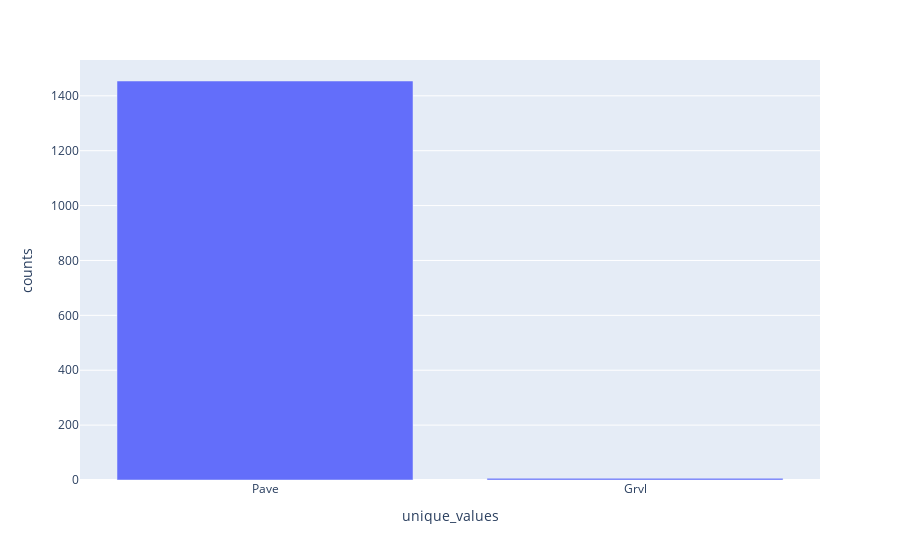

The notebook cell this image was saved under:
### Markdown cell above
### Street

The **Street** feature describes the type of access road. Here, a distinction is made between a paved and unpaved road. As can be seen in the following plot, almost all access roads are paved.

### Code cell
df_street_barPlot = df_raw_infra['Street'].value_counts().rename_axis('unique_values').reset_index(name='counts')
fig = px.bar(df_street_barPlot,'unique_values','counts')
fig.show()

### Figure 1 — Plotly figure (JSON) as saved in the notebook; plotly's stock layout.template omitted (floating-point values rounded to 4 significant figures)
{"data": [{"alignmentgroup": "True", "hovertemplate": "unique_values=%{x}<br>counts=%{y}<extra></extra>", "legendgroup": "", "marker": {"color": "#636efa", "pattern": {"shape": ""}}, "name": "", "offsetgroup": "", "orientation": "v", "showlegend": false, "textposition": "auto", "type": "bar", "x": ["Pave", "Grvl"], "xaxis": "x", "y": [1454, 6], "yaxis": "y"}], "layout": {"barmode": "relative", "legend": {"tracegroupgap": 0}, "margin": {"t": 60}, "xaxis": {"anchor": "y", "domain": [0, 1], "title": {"text": "unique_values"}}, "yaxis": {"anchor": "x", "domain": [0, 1], "title": {"text": "counts"}}}}
